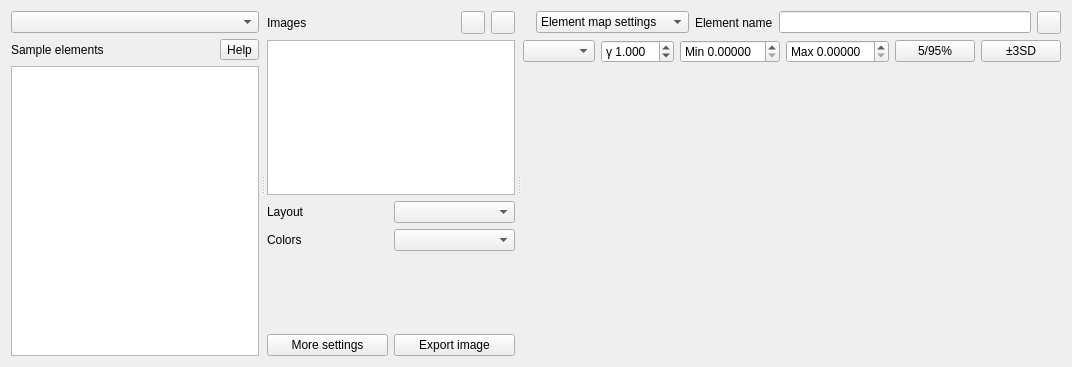
      <widget class="QWidget" name="dataTab">
       <attribute name="title">
        <string>Element maps</string>
       </attribute>
       <layout class="QVBoxLayout" name="verticalLayout_4" stretch="1">
        <item>
         <widget class="QSplitter" name="splitter">
          <property name="orientation">
           <enum>Qt::Horizontal</enum>
          </property>
          <property name="handleWidth">
           <number>8</number>
          </property>
          <widget class="QWidget" name="gridLayoutWidget">
           <layout class="QVBoxLayout" name="verticalLayout_3" stretch="0,0,3">
            <item>
             <widget class="QComboBox" name="loadedFileComboBox"/>
            </item>
            <item><layout class="QHBoxLayout" name="sampleElementsHeader"><item><widget class="QLabel" name="label"><property name="text"><string>Sample elements</string></property></widget></item><item><spacer name="sampleElementsHeaderSpacer"><property name="orientation"><enum>Qt::Horizontal</enum></property><property name="sizeType"><enum>QSizePolicy::Expanding</enum></property><property name="sizeHint" stdset="0"><size><width>20</width><height>20</height></size></property></spacer></item><item><widget class="QToolButton" name="sampleElementsHelp"><property name="text"><string>Help</string></property></widget></item></layout></item>
            <item>
             <widget class="ElementListWidget" name="elementList"/>
            </item>
           </layout>
          </widget>
          <widget class="QWidget" name="layoutWidget_2">
           <layout class="QVBoxLayout" name="verticalLayout" stretch="0,2,0,0,1,0">
            <item>
             <layout class="QHBoxLayout" name="horizontalLayout_7">
              <item>
               <widget class="QLabel" name="label_9">
                <property name="text">
                 <string>Images</string>
                </property>
               </widget>
              </item>
              <item>
               <widget class="IconToolButton" name="addImageButton">
                <property name="text">
                 <string/>
                </property>
               </widget>
              </item>
              <item>
               <widget class="IconToolButton" name="deleteImageButton">
                <property name="text">
                 <string/>
                </property>
               </widget>
              </item>
             </layout>
            </item>
            <item>
             <widget class="ImageListWidget" name="imageList"/>
            </item>
            <item>
             <layout class="QGridLayout" name="gridLayout">
              <item row="1" column="0">
               <widget class="QLabel" name="label_13">
                <property name="text">
                 <string>Colors</string>
                </property>
               </widget>
              </item>
              <item row="0" column="0">
               <widget class="QLabel" name="label_12">
                <property name="text">
                 <string>Layout</string>
                </property>
               </widget>
              </item>
              <item row="1" column="1">
               <widget class="QComboBox" name="composeColors"/>
              </item>
              <item row="0" column="1">
               <widget class="QComboBox" name="composeLayoutCB"/>
              </item>
             </layout>
            </item>
            <item>
             <layout class="QVBoxLayout" name="imageElementBox"/>
            </item>
            <item>
             <spacer name="verticalSpacer">
              <property name="orientation">
               <enum>Qt::Vertical</enum>
              </property>
              <property name="sizeHint" stdset="0">
               <size>
                <width>20</width>
                <height>40</height>
               </size>
              </property>
             </spacer>
            </item>
            <item>
             <layout class="QHBoxLayout" name="horizontalLayout_5">
              <item>
               <widget class="QPushButton" name="composeSettings">
                <property name="text">
                 <string>More settings</string>
                </property>
               </widget>
              </item>
              <item>
               <widget class="QPushButton" name="composeSave">
                <property name="text">
                 <string>Export image</string>
                </property>
               </widget>
              </item>
             </layout>
            </item>
           </layout>
          </widget>
          <widget class="QWidget" name="verticalLayoutWidget">
           <layout class="QVBoxLayout" name="verticalLayout_2" stretch="0,1">
            <item>
             <widget class="QWidget" name="elementSettingsPanel">
              <layout class="QVBoxLayout" name="elementSettingsLayout" stretch="0,0,1">
               <property name="leftMargin">
                <number>0</number>
               </property>
               <property name="topMargin">
                <number>0</number>
               </property>
               <property name="rightMargin">
                <number>0</number>
               </property>
               <property name="bottomMargin">
                <number>0</number>
               </property>
            <item>
             <layout class="QHBoxLayout" name="horizontalLayout_3">
              <item>
               <widget class="QLabel" name="imageChannelNameLabel">
                <property name="text">
                 <string/>
                </property>
               </widget>
              </item>
              <item>
               <widget class="QComboBox" name="imageSettingsScopeCombo">
                <item><property name="text"><string>Element map settings</string></property></item>
                <item><property name="text"><string>Image-specific settings</string></property></item>
               </widget>
              </item>
              <item>
               <widget class="QLabel" name="label_3">
                <property name="text">
                 <string>Element name</string>
                </property>
               </widget>
              </item>
              <item>
               <widget class="QLineEdit" name="elementName"/>
              </item>
              <item>
               <widget class="IconToolButton" name="showSingleElementButton">
                <property name="checkable"><bool>true</bool></property>
               </widget>
              </item>
             </layout>
            </item>
            <item>
             <layout class="QHBoxLayout" name="horizontalLayout_4">
              <item>
               <widget class="QComboBox" name="elementNormalizer"/>
              </item>
              <item>
               <widget class="QDoubleSpinBox" name="gammaValue">
                <property name="prefix">
                 <string>γ </string>
                </property>
                <property name="decimals">
                 <number>3</number>
                </property>
                <property name="minimum">
                 <double>0.010000000000000</double>
                </property>
                <property name="maximum">
                 <double>20.000000000000000</double>
                </property>
                <property name="stepType">
                 <enum>QAbstractSpinBox::AdaptiveDecimalStepType</enum>
                </property>
                <property name="value">
                 <double>1.000000000000000</double>
                </property>
               </widget>
              </item>
              <item>
               <widget class="QDoubleSpinBox" name="elementNormalizeMin">
                <property name="prefix">
                 <string>Min </string>
                </property>
                <property name="decimals">
                 <number>5</number>
                </property>
                <property name="stepType">
                 <enum>QAbstractSpinBox::AdaptiveDecimalStepType</enum>
                </property>
               </widget>
              </item>
              <item>
               <widget class="QDoubleSpinBox" name="elementNormalizeMax">
                <property name="prefix">
                 <string>Max </string>
                </property>
                <property name="decimals">
                 <number>5</number>
                </property>
                <property name="stepType">
                 <enum>QAbstractSpinBox::AdaptiveDecimalStepType</enum>
                </property>
               </widget>
              </item>
              <item>
               <widget class="QPushButton" name="elementPercButton">
                <property name="text">
                 <string>5/95%</string>
                </property>
               </widget>
              </item>
              <item>
               <widget class="QPushButton" name="elementSDButton">
                <property name="text">
                 <string>±3SD</string>
                </property>
               </widget>
              </item>
             </layout>
            </item>
            <item>
             <widget class="HistogramWidget" name="elementHistogramPlot" native="true">
              <property name="sizePolicy">
               <sizepolicy hsizetype="Expanding" vsizetype="Maximum">
                <horstretch>0</horstretch>
                <verstretch>0</verstretch>
               </sizepolicy>
              </property>
              <property name="minimumSize">
               <size>
                <width>0</width>
                <height>40</height>
               </size>
              </property>
              <property name="maximumSize">
               <size>
                <width>16777215</width>
                <height>160</height>
               </size>
              </property>
             </widget>
            </item>
              </layout>
             </widget>
            </item>
            <item>
             <widget class="ImageCanvas" name="elementPlot" native="true"/>
            </item>
           </layout>
          </widget>
         </widget>
        </item>
       </layout>
      </widget>
